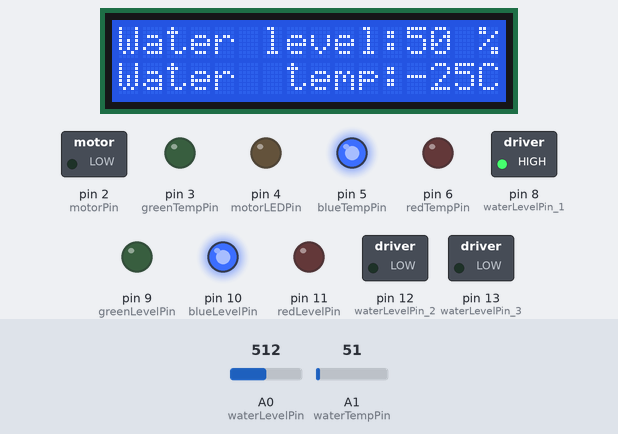
A sketch run on a simulated Arduino Uno, built with avr-gcc and run on an emulated ATmega328P. On the bench: 16×2 character LCD, switched loads named in the sketch (green lamp = pin HIGH), output pins drawn as LEDs (lit = HIGH). Dashed ring = blinking. Inputs (shaded band) come from the test bench; at power-on: A1 (waterTempPin) = 51, A0 (waterLevelPin) = 512. What the sketch prints to the serial monitor is not drawn.

Above: at 1.2 s.
1.3 s: A1 (waterTempPin) set to 91
At 1.51 s:
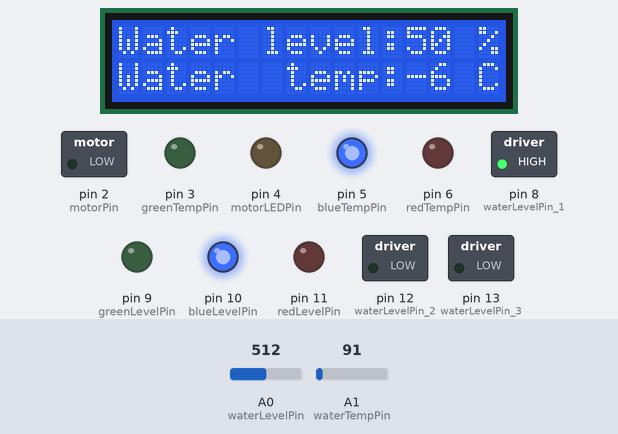
4.3 s: A1 (waterTempPin) set to 112
At 4.88 s:
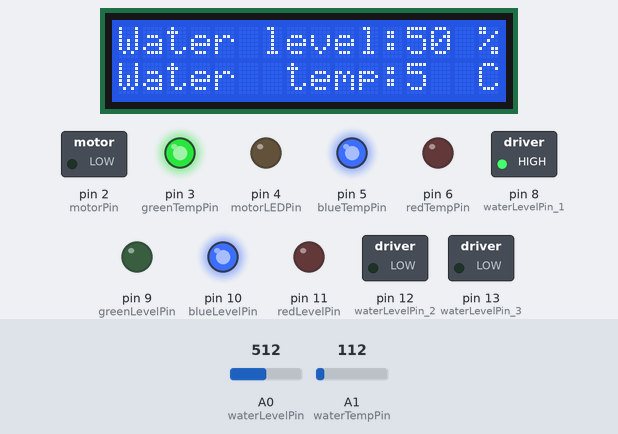
6.5 s: A0 (waterLevelPin) set to 215
At 7.14 s:
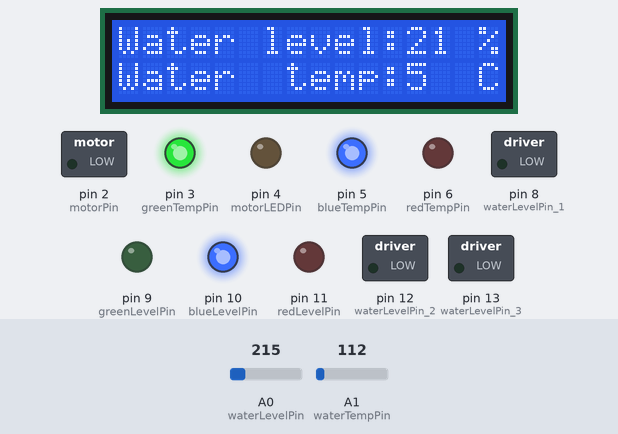
8.8 s: A0 (waterLevelPin) set to 193
At 9.39 s:
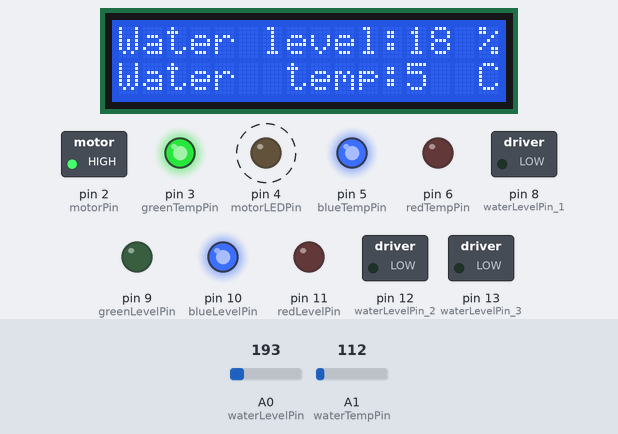
11.0 s: A0 (waterLevelPin) set to 903
At 11.24 s:
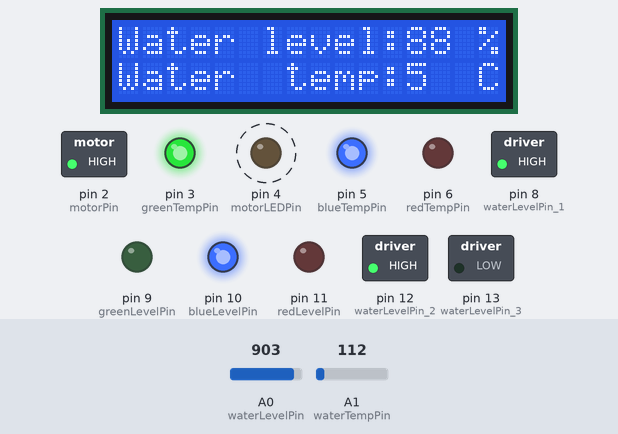
12.9 s: A0 (waterLevelPin) set to 932
At 13.2 s:
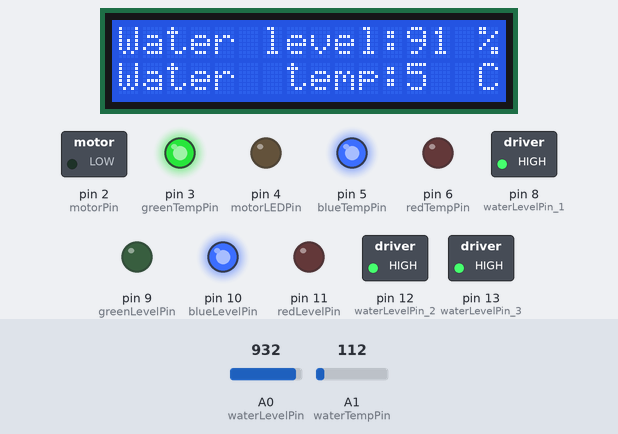
Timing chart, 0 to 15.9 s (numbered marks = the images above; inputs shaded):
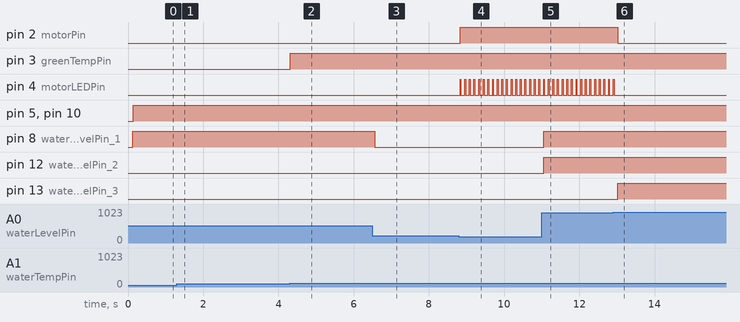

Measured:
- the behaviour switches between 101 and 102 on A1 (waterTempPin) (found by bisection; images 1 and 2)
- the behaviour switches between 205 and 204 on A0 (waterLevelPin) (found by bisection; images 3 and 4)
- the behaviour switches between 920 and 921 on A0 (waterLevelPin) (found by bisection; images 5 and 6)
- after the input at 4.3 s, pin 3 (greenTempPin): LOW → HIGH at once; the display: changes at once (image 2)
- after the input at 6.5 s, pin 8 (waterLevelPin_1): HIGH → LOW after 0.07 s
- after the input at 8.8 s, pin 2 (motorPin): LOW → HIGH at once; pin 4 (motorLEDPin): alternates HIGH for 0.03 s and LOW for 0.10 s, starting at once; the display: changes after 0.07 s (image 4)
- after the input at 11.0 s, pin 8 (waterLevelPin_1), pin 12 (waterLevelPin_2): LOW → HIGH after 0.05 s; the display: first changes after 0.05 s (image 5 shows a later state)
- after the input at 12.9 s, pin 2 (motorPin): HIGH → LOW after 0.12 s; pin 4 (motorLEDPin): goes on until 12.9 s, then stays LOW; pin 13 (waterLevelPin_3): LOW → HIGH after 0.12 s

The sketch:

Water_monitoring.ino
```cpp
// C++ code
#include <Adafruit_LiquidCrystal.h>

// LED screen
Adafruit_LiquidCrystal lcd_1(0);

// Water level measurement
const int waterLevelPin = A0;
const int waterLevelPin_3 = 13;
const int waterLevelPin_2 = 12;
const int waterLevelPin_1 = 8;
const int redLevelPin = 11;
const int blueLevelPin = 10;
const int greenLevelPin = 9;
int waterLevel = 0;

// Water temperature measurement
const int waterTempPin = A1;
const int redTempPin = 6;
const int blueTempPin = 5;
const int greenTempPin = 3;
int waterTemp = 0;

// Motor
const int motorPin = 2;
const int motorLEDPin = 4;
bool isMotorOn = false;

// Functions
void setRGBColor(int redPin, int redValue, int greenPin, int greenValue, int bluePin, int blueValue) {
  analogWrite(redPin, redValue);
  analogWrite(greenPin, greenValue);
  analogWrite(bluePin, blueValue);
}

void setMotor(bool motorStatus) {
  if (motorStatus) {
    digitalWrite(motorPin, HIGH);
  } else {
    digitalWrite(motorPin, LOW);
  }
  isMotorOn = motorStatus;
}

void setup()
{
  Serial.begin(9600);

  //LED screen
  lcd_1.begin(16, 2);
  lcd_1.setCursor(0, 0);
  lcd_1.print("Water level:");
  lcd_1.setCursor(0, 1);
  lcd_1.print("Water  temp:");

  // Water level measurement
  pinMode(waterLevelPin, INPUT); // Potentiometer (a.k.a. water level simulator)
  pinMode(waterLevelPin_3, OUTPUT);
  pinMode(waterLevelPin_2, OUTPUT);
  pinMode(waterLevelPin_1, OUTPUT);
  pinMode(redLevelPin, OUTPUT);
  pinMode(blueLevelPin, OUTPUT);
  pinMode(greenLevelPin, OUTPUT);

  // Water temperature measurement
  pinMode(waterTempPin, INPUT);
  pinMode(redTempPin, OUTPUT);
  pinMode(blueTempPin, OUTPUT);
  pinMode(greenTempPin, OUTPUT);

  // Motor
  pinMode(motorPin, OUTPUT);
  pinMode(motorLEDPin, OUTPUT);
}

void loop()
{
  // Flush LED screen values
  lcd_1.setCursor(12, 0);
  lcd_1.print("    ");
  lcd_1.setCursor(12, 1);
  lcd_1.print("    ");
  delay(10);

  // Water level measurement
  waterLevel = map(analogRead(waterLevelPin), 0, 1023, 0, 100); // Convert value to %

  Serial.print("Water level: ");
  Serial.print(waterLevel);

  lcd_1.setCursor(12, 0);
  lcd_1.print(waterLevel);
  lcd_1.setCursor(15, 0);
  lcd_1.print("%");
  delay(10);

  if (waterLevel >= 90) {
    digitalWrite(waterLevelPin_3, HIGH);
    digitalWrite(waterLevelPin_2, HIGH);
    digitalWrite(waterLevelPin_1, HIGH);
    setRGBColor(redLevelPin, 0, greenLevelPin, 0, blueLevelPin, 255);
    setMotor(false); // Turn off water pump
  } else if (waterLevel >= 60) {
    digitalWrite(waterLevelPin_3, LOW);
    digitalWrite(waterLevelPin_2, HIGH);
    digitalWrite(waterLevelPin_1, HIGH);
    setRGBColor(redLevelPin, 0, greenLevelPin, 0, blueLevelPin, 255);
  } else if (waterLevel >= 30) {
    digitalWrite(waterLevelPin_3, LOW);
    digitalWrite(waterLevelPin_2, LOW);
    digitalWrite(waterLevelPin_1, HIGH);
    setRGBColor(redLevelPin, 0, greenLevelPin, 0, blueLevelPin, 255);
  } else if (waterLevel >= 20) {
    digitalWrite(waterLevelPin_3, LOW);
    digitalWrite(waterLevelPin_2, LOW);
    digitalWrite(waterLevelPin_1, LOW); //
    setRGBColor(redLevelPin, 0, greenLevelPin, 0, blueLevelPin, 255);
  } else if (waterLevel >= 10){
    digitalWrite(waterLevelPin_3, LOW);
    digitalWrite(waterLevelPin_2, LOW);
    digitalWrite(waterLevelPin_1, LOW);
    setRGBColor(redLevelPin, 0, greenLevelPin, 0, blueLevelPin, 255);
    setMotor(true); // Turn on water pump
  } else { // Something's wrong with the pump
    digitalWrite(waterLevelPin_3, LOW);
    digitalWrite(waterLevelPin_2, LOW);
    digitalWrite(waterLevelPin_1, LOW);
    setRGBColor(redLevelPin, 255, greenLevelPin, 0, blueLevelPin, 0);
    setMotor(false); // Turn off water pump
  }

  if (isMotorOn) {
    digitalWrite(motorLEDPin, HIGH);
    delay(25);
    digitalWrite(motorLEDPin, LOW);
  }

  // Water temperature measurement
  waterTemp = map(((analogRead(waterTempPin) - 20) * 3.04), 0, 1023, -40, 125); // Translate temp to Celsius

  Serial.print("; Water temp: ");
  Serial.print(waterTemp);
  Serial.println(" Celsius");

  lcd_1.setCursor(12, 1);
  lcd_1.print(waterTemp);
  lcd_1.setCursor(15, 1);
  lcd_1.print("C");
  delay(10);

  if (waterTemp < 0) {
    setRGBColor(redTempPin, 0, greenTempPin, 0, blueTempPin, 255); // blue
  } else if (waterTemp < 10) {
    setRGBColor(redTempPin, 0, greenTempPin, 255, blueTempPin, 255); // cyan
  } else if (waterTemp < 20) {
    setRGBColor(redTempPin, 255, greenTempPin, 255, blueTempPin, 255); // white
  } else if (waterTemp < 30) {
    setRGBColor(redTempPin, 255, greenTempPin, 255, blueTempPin, 0); // yellow
  } else if (waterTemp < 50) {
    setRGBColor(redTempPin, 255, greenTempPin, 128, blueTempPin, 0); // orange
  } else if (waterTemp < 70) {
    setRGBColor(redTempPin, 255, greenTempPin, 0, blueTempPin, 0); // red
  } else {
    setRGBColor(redTempPin, 255, greenTempPin, 0, blueTempPin, 255); // purple
  }

  delay(50);
}
```
